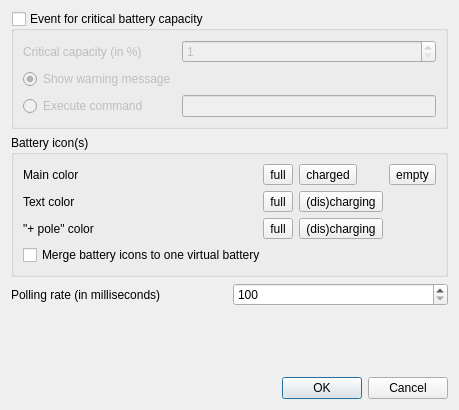
<ui version="4.0" >
 <class>settingsDialog</class>
 <widget class="QDialog" name="settingsDialog" >
  <property name="geometry" >
   <rect>
    <x>0</x>
    <y>0</y>
    <width>455</width>
    <height>410</height>
   </rect>
  </property>
  <property name="windowTitle" >
   <string>QBat - Settings</string>
  </property>
  <property name="windowIcon" >
   <iconset/>
  </property>
  <layout class="QVBoxLayout" >
   <item>
    <widget class="QGroupBox" name="criticalGroup" >
     <property name="title" >
      <string>Event for critical battery capacity</string>
     </property>
     <property name="checkable" >
      <bool>true</bool>
     </property>
     <property name="checked" >
      <bool>false</bool>
     </property>
     <layout class="QGridLayout" >
      <item row="0" column="0" >
       <widget class="QLabel" name="criticalCapacitylabel" >
        <property name="text" >
         <string>Critical capacity (in %)</string>
        </property>
       </widget>
      </item>
      <item row="0" column="1" colspan="3" >
       <widget class="QSpinBox" name="criticalCapacitySpin" >
        <property name="minimum" >
         <number>1</number>
        </property>
        <property name="maximum" >
         <number>99</number>
        </property>
       </widget>
      </item>
      <item row="1" column="0" >
       <widget class="QRadioButton" name="criticalWarningRadio" >
        <property name="text" >
         <string>Show warning message</string>
        </property>
        <property name="checked" >
         <bool>true</bool>
        </property>
       </widget>
      </item>
      <item rowspan="2" row="2" column="0" >
       <widget class="QRadioButton" name="criticalCommandRadio" >
        <property name="text" >
         <string>Execute command</string>
        </property>
       </widget>
      </item>
      <item rowspan="2" row="2" column="1" colspan="3" >
       <widget class="QLineEdit" name="criticalCommandEdit" >
        <property name="enabled" >
         <bool>false</bool>
        </property>
       </widget>
      </item>
     </layout>
    </widget>
   </item>
   <item>
    <widget class="QGroupBox" name="batteryIconGroup" >
     <property name="title" >
      <string>Battery icon(s)</string>
     </property>
     <layout class="QGridLayout" >
      <item row="0" column="0" >
       <widget class="QLabel" name="mainColorLabel" >
        <property name="text" >
         <string>Main color</string>
        </property>
       </widget>
      </item>
      <item row="0" column="2" >
       <widget class="QToolButton" name="mainFullColorButton" >
        <property name="toolTip" >
         <string>full</string>
        </property>
        <property name="text" >
         <string>full</string>
        </property>
       </widget>
      </item>
      <item row="0" column="3" >
       <widget class="QToolButton" name="mainChargedColorButton" >
        <property name="toolTip" >
         <string>charged</string>
        </property>
        <property name="text" >
         <string>charged</string>
        </property>
       </widget>
      </item>
      <item row="0" column="4" >
       <widget class="QToolButton" name="mainEmptyColorButton" >
        <property name="toolTip" >
         <string>empty</string>
        </property>
        <property name="text" >
         <string>empty</string>
        </property>
       </widget>
      </item>
      <item row="1" column="0" >
       <widget class="QLabel" name="textColorLabel" >
        <property name="text" >
         <string>Text color</string>
        </property>
       </widget>
      </item>
      <item row="1" column="2" >
       <widget class="QToolButton" name="textFullColorButton" >
        <property name="toolTip" >
         <string>full</string>
        </property>
        <property name="text" >
         <string>full</string>
        </property>
       </widget>
      </item>
      <item row="1" column="3" >
       <widget class="QToolButton" name="textColorButton" >
        <property name="toolTip" >
         <string>(dis)charging</string>
        </property>
        <property name="text" >
         <string>(dis)charging</string>
        </property>
       </widget>
      </item>
      <item row="2" column="0" >
       <widget class="QLabel" name="poleLabel" >
        <property name="text" >
         <string>"+ pole" color</string>
        </property>
       </widget>
      </item>
      <item row="2" column="2" >
       <widget class="QToolButton" name="poleFullColorButton" >
        <property name="toolTip" >
         <string>full</string>
        </property>
        <property name="text" >
         <string>full</string>
        </property>
       </widget>
      </item>
      <item row="2" column="3" >
       <widget class="QToolButton" name="poleColorButton" >
        <property name="toolTip" >
         <string>(dis)charging</string>
        </property>
        <property name="text" >
         <string>(dis)charging</string>
        </property>
       </widget>
      </item>
      <item row="3" column="0" colspan="4" >
       <widget class="QCheckBox" name="mergeBatteryCheck" >
        <property name="text" >
         <string>Merge battery icons to one virtual battery</string>
        </property>
       </widget>
      </item>
      <item rowspan="3" row="0" column="1" >
       <spacer>
        <property name="orientation" >
         <enum>Qt::Horizontal</enum>
        </property>
        <property name="sizeHint" >
         <size>
          <width>40</width>
          <height>20</height>
         </size>
        </property>
       </spacer>
      </item>
     </layout>
    </widget>
   </item>
   <item>
    <layout class="QHBoxLayout" >
     <item>
      <widget class="QLabel" name="pollingRateLabel" >
       <property name="text" >
        <string>Polling rate (in milliseconds)</string>
       </property>
      </widget>
     </item>
     <item>
      <widget class="QSpinBox" name="pollingRateSpin" >
       <property name="minimum" >
        <number>100</number>
       </property>
       <property name="maximum" >
        <number>20000</number>
       </property>
       <property name="singleStep" >
        <number>100</number>
       </property>
      </widget>
     </item>
    </layout>
   </item>
   <item>
    <spacer>
     <property name="orientation" >
      <enum>Qt::Vertical</enum>
     </property>
     <property name="sizeHint" >
      <size>
       <width>437</width>
       <height>20</height>
      </size>
     </property>
    </spacer>
   </item>
   <item>
    <widget class="QDialogButtonBox" name="buttonBox" >
     <property name="orientation" >
      <enum>Qt::Horizontal</enum>
     </property>
     <property name="standardButtons" >
      <set>QDialogButtonBox::Cancel|QDialogButtonBox::NoButton|QDialogButtonBox::Ok</set>
     </property>
     <property name="centerButtons" >
      <bool>false</bool>
     </property>
    </widget>
   </item>
  </layout>
 </widget>
 <tabstops>
  <tabstop>criticalGroup</tabstop>
  <tabstop>criticalCapacitySpin</tabstop>
  <tabstop>criticalWarningRadio</tabstop>
  <tabstop>criticalCommandRadio</tabstop>
  <tabstop>criticalCommandEdit</tabstop>
  <tabstop>mainFullColorButton</tabstop>
  <tabstop>mainChargedColorButton</tabstop>
  <tabstop>mainEmptyColorButton</tabstop>
  <tabstop>textFullColorButton</tabstop>
  <tabstop>textColorButton</tabstop>
  <tabstop>poleFullColorButton</tabstop>
  <tabstop>poleColorButton</tabstop>
  <tabstop>mergeBatteryCheck</tabstop>
  <tabstop>pollingRateSpin</tabstop>
  <tabstop>buttonBox</tabstop>
 </tabstops>
 <resources/>
 <connections>
  <connection>
   <sender>buttonBox</sender>
   <signal>accepted()</signal>
   <receiver>settingsDialog</receiver>
   <slot>accept()</slot>
   <hints>
    <hint type="sourcelabel" >
     <x>227</x>
     <y>383</y>
    </hint>
    <hint type="destinationlabel" >
     <x>157</x>
     <y>274</y>
    </hint>
   </hints>
  </connection>
  <connection>
   <sender>buttonBox</sender>
   <signal>rejected()</signal>
   <receiver>settingsDialog</receiver>
   <slot>reject()</slot>
   <hints>
    <hint type="sourcelabel" >
     <x>295</x>
     <y>389</y>
    </hint>
    <hint type="destinationlabel" >
     <x>286</x>
     <y>274</y>
    </hint>
   </hints>
  </connection>
  <connection>
   <sender>criticalCommandRadio</sender>
   <signal>toggled(bool)</signal>
   <receiver>criticalCommandEdit</receiver>
   <slot>setEnabled(bool)</slot>
   <hints>
    <hint type="sourcelabel" >
     <x>172</x>
     <y>112</y>
    </hint>
    <hint type="destinationlabel" >
     <x>208</x>
     <y>112</y>
    </hint>
   </hints>
  </connection>
 </connections>
</ui>
